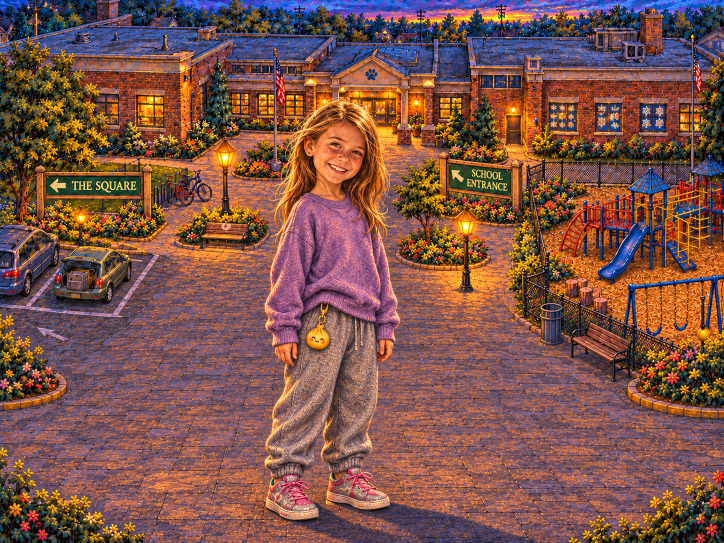
#> input picture tools/sprite-bake/src/grace-hero-scene-v1.png, 1448 x 1086 px (shown at 1/2 size)
$ python cut_grace_hero.py
#> lines starting #> are read from the running program, lines starting #| are printed output that depends on the picture; after the words box and inside, x2 and y2 are one past the last pixel; in counts of white or black regions, pixels touching at a corner belong together
#!/usr/bin/env python3
"""Cuts Grace out of tools/sprite-bake/src/grace-hero-scene-v1.png (painted inside the school yard) with GrabCut.
Writes tools/sprite-bake/src/grace-hero-cut-v1.png (RGBA, transparent background) and tools/shots/grace-cut-*.png (previews).
Usage: python3 tools/cut_grace_hero.py"""
import os, cv2, numpy as np
from PIL import Image
R = os.path.dirname(os.path.dirname(os.path.abspath(__file__)))
src = cv2.imread(os.path.join(R, 'tools/sprite-bake/src/grace-hero-scene-v1.png'))
#> src is the input picture: shape (1086, 1448, 3); mean B, G, R 72.6, 83.9, 125.8
H, W = src.shape[:2]
#> H = 1086; W = 1448
# hand-traced envelope around her (source pixels); everything outside is sure background
ENV = [(590,200),(720,196),(785,255),(808,380),(806,520),(798,640),(768,720),(764,880),(797,990),(792,1048),(525,1048),(520,960),(516,900),(526,800),(533,700),(522,600),(532,480),(542,400),(560,300)]
env = np.zeros((H, W), np.uint8); cv2.fillPoly(env, [np.array(ENV, np.int32)], 255)
#> after `cv2.fillPoly(env, [np.array(ENV, np.int32)], 255)`:
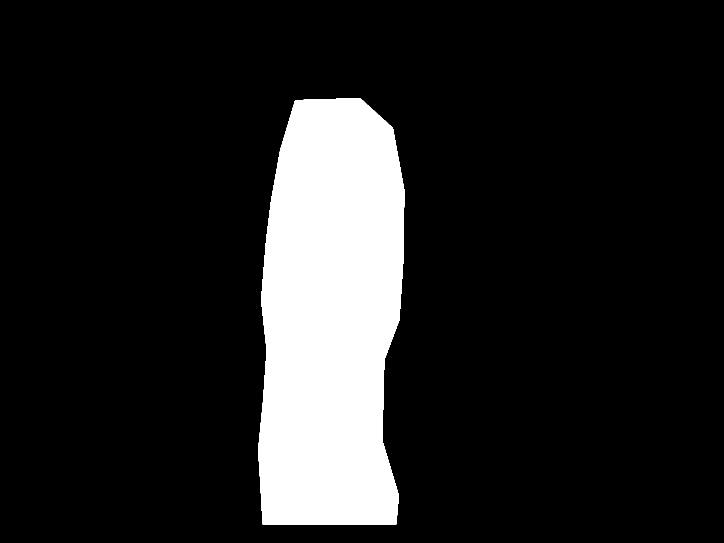
#> env: shape (1086, 1448) (shown at 1/2 size); 13.7% white; 1 white region, box (x1, y1, x2, y2) and area: (516, 196, 809, 1049) 215097
mask = np.full((H, W), cv2.GC_BGD, np.uint8)
mask[env > 0] = cv2.GC_PR_BGD
mask[(env > 0) & (np.arange(H)[:, None] < 540)] = cv2.GC_PR_FGD      # head, hair and sweatshirt: probably her
core = np.zeros((H, W), np.uint8)
for poly in [[(585,380),(700,380),(740,600),(560,640)],[(560,650),(750,650),(735,900),(575,900)],[(590,900),(660,900),(640,1010),(560,1020)],
             [(670,900),(740,900),(770,1000),(680,1010)],[(640,230),(720,230),(720,350),(640,350)],[(560,560),(610,560),(560,740),(540,740)],[(750,560),(790,560),(780,700),(760,700)]]:
    cv2.fillPoly(core, [np.array(poly, np.int32)], 255)
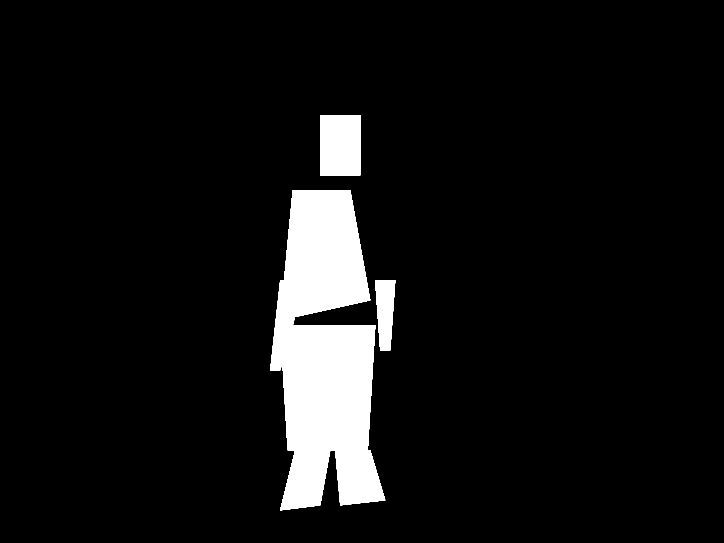
#> core: shape (1086, 1448) (shown at 1/2 size); 7.3% white; 3 white regions, box (x1, y1, x2, y2) and area: (540, 380, 771, 1021) 100043, (640, 230, 721, 351) 9801, (750, 560, 791, 701) 4371
mask[core > 0] = cv2.GC_FGD
# paving seen between her legs and shoes: sure background
for poly in [[(632,905),(650,905),(655,992),(640,992)]]:
    tmp = np.zeros((H, W), np.uint8); cv2.fillPoly(tmp, [np.array(poly, np.int32)], 255); mask[(tmp > 0) & (core == 0)] = cv2.GC_BGD
#> mask: shape (1086, 1448); min 0, max 3, mean 0.233
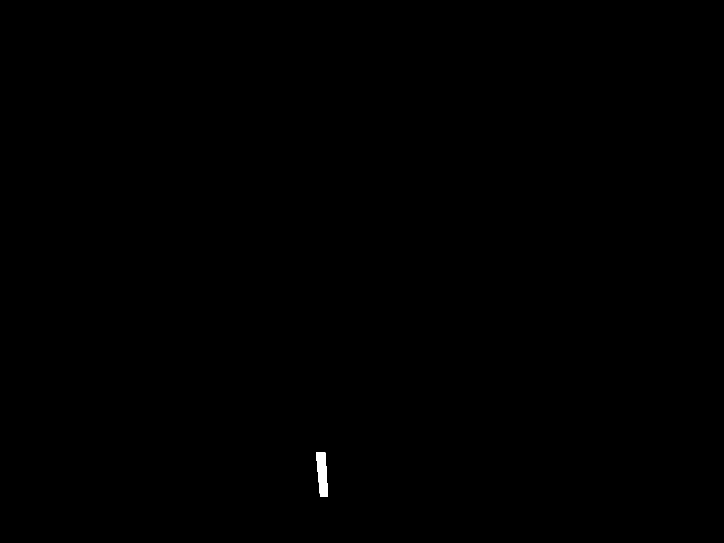
#> tmp: shape (1086, 1448) (shown at 1/2 size); 0.1% white; 1 white region, box (x1, y1, x2, y2) and area: (632, 905, 656, 993) 1540
bg = np.zeros((1, 65), np.float64); fg = np.zeros((1, 65), np.float64)
cv2.grabCut(src, mask, None, bg, fg, 8, cv2.GC_INIT_WITH_MASK)
m = ((mask == cv2.GC_FGD) | (mask == cv2.GC_PR_FGD)).astype(np.uint8) * 255
m = cv2.morphologyEx(m, cv2.MORPH_OPEN, np.ones((3, 3), np.uint8))
n, lab, st, _ = cv2.connectedComponentsWithStats(m)
#> n = 2
#> m: shape (1086, 1448); 10.3% white; 1 white region
big = 1 + np.argmax(st[1:, cv2.CC_STAT_AREA]); m = ((lab == big) * 255).astype(np.uint8)
#> after `big = 1 + np.argmax(st[1:, cv2.CC_STAT_AREA])`: big = 1
cnt, _ = cv2.findContours(m, cv2.RETR_EXTERNAL, cv2.CHAIN_APPROX_NONE); filled = np.zeros_like(m); cv2.drawContours(filled, cnt, -1, 255, -1); m = filled
#> after `cv2.drawContours(filled, cnt, -1, 255, -1)`: filled: shape (1086, 1448); 10.4% white; 1 white region, box (x1, y1, x2, y2) and area: (529, 212, 799, 1039) 163131
# below the hair, her clothes have clean edges: clip to a hand-traced outline (source pixels, about 3 px of margin)
LOW = [(526,540),(800,540),(802,640),(790,684),(790,720),(764,728),(762,760),(760,850),(752,900),(745,925),(742,945),(783,990),(782,1006),(776,1020),(710,1020),(672,1010),(655,1000),(652,930),(636,935),(636,990),(640,1030),(555,1030),(538,1004),(536,965),(534,920),(530,895),(542,850),(563,800),(572,748),(548,720),(547,692),(530,676)]
lowm = np.zeros((H, W), np.uint8); cv2.fillPoly(lowm, [np.array(LOW, np.int32)], 255)
#> after `cv2.fillPoly(lowm, [np.array(LOW, np.int32)], 255)`: lowm: shape (1086, 1448); 7.1% white; 1 white region, box (x1, y1, x2, y2) and area: (526, 540, 803, 1031) 111847
cv2.fillPoly(lowm, [np.array([(629, 922), (659, 922), (660, 946), (654, 962), (654, 987), (650, 1012), (636, 1012), (634, 1004), (620, 982), (616, 974), (605, 962), (608, 947)], np.int32)], 0)   # brick between the ankles
cv2.fillPoly(lowm, [np.array([(631, 880), (646, 880), (655, 907), (661, 924), (635, 924), (629, 902)], np.int32)], 0)   # more brick by the ankles
cv2.fillPoly(lowm, [np.array([(729, 904), (750, 904), (754, 937), (735, 940), (724, 932)], np.int32)], 0)   # more brick by the ankles
#> lowm: shape (1086, 1448); 6.9% white; 1 white region, box (x1, y1, x2, y2) and area: (526, 540, 803, 1031) 107995
lowm[:540] = 255
m = cv2.bitwise_and(m, lowm)
a = cv2.GaussianBlur(m, (0, 0), 0.8)
#> m: shape (1086, 1448); 9.9% white; 1 white region, box (x1, y1, x2, y2) and area: (530, 212, 799, 1031) 155370
rgba = np.dstack([cv2.cvtColor(src, cv2.COLOR_BGR2RGB), a])
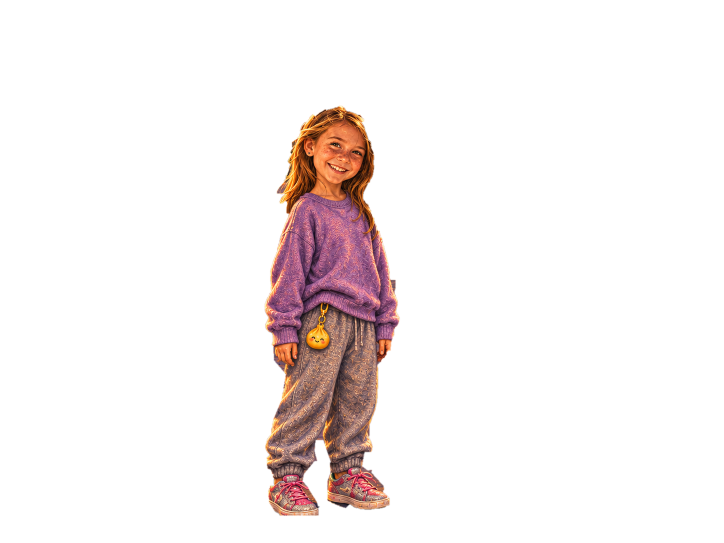
#> rgba: shape (1086, 1448, 4) (shown at 1/2 size); mean R, G, B, A 125.8, 83.9, 72.6, 25.2; transparent parts drawn white
out = os.path.join(R, 'tools/sprite-bake/src/grace-hero-cut-v1.png'); Image.fromarray(rgba).save(out)
os.makedirs(os.path.join(R, 'tools/shots'), exist_ok=True)
for name, col in [('magenta', (255, 0, 255)), ('gray', (110, 110, 110)), ('white', (255, 255, 255))]:
    bgc = np.zeros((H, W, 3), np.uint8); bgc[:] = col
    al = (a[..., None] / 255.0); comp = (rgba[..., :3] * al + bgc * (1 - al)).astype(np.uint8)
    ys, xs = np.where(m > 0); Image.fromarray(comp[max(ys.min()-15,0):ys.max()+15, max(xs.min()-15,0):xs.max()+15]).save(os.path.join(R, f'tools/shots/grace-cut-{name}.png'))
#> this loop made 3 passes
#> pass 1, `comp = (rgba[..., :3] * al + bgc * (1 - al)).astype(np.uint8)`:
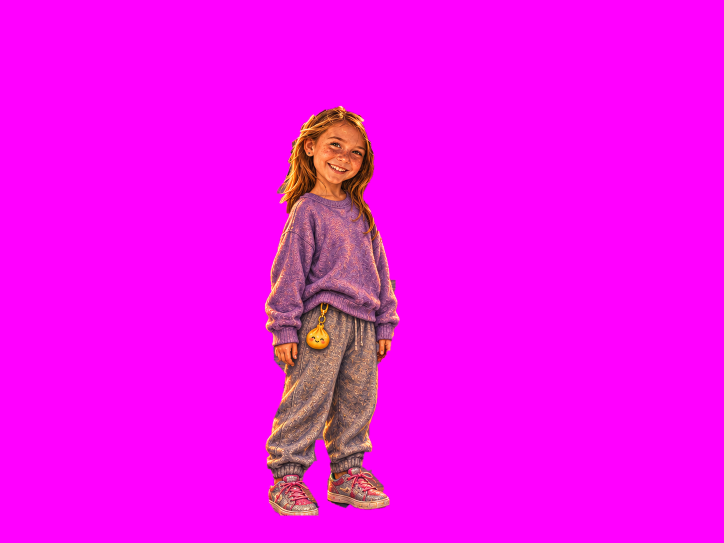
#> comp: shape (1086, 1448, 3) (shown at 1/2 size); mean R, G, B 245.7, 9.9, 239.2
#> pass 1, `ys, xs = np.where(m > 0)`:
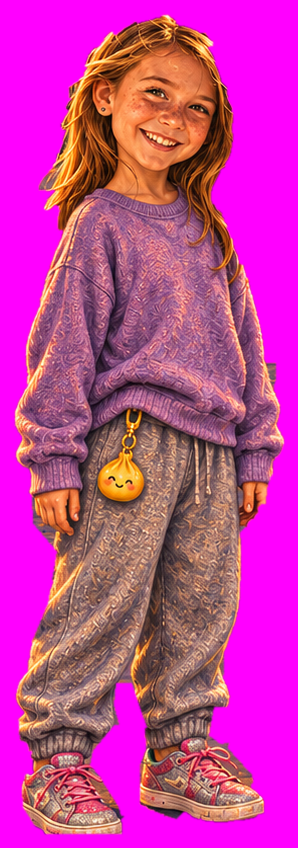
#> saved as grace-cut-magenta.png: PIL image 298x848 RGB; mean R, G, B 196.9, 61.6, 156.4
#> pass 2, `ys, xs = np.where(m > 0)`:
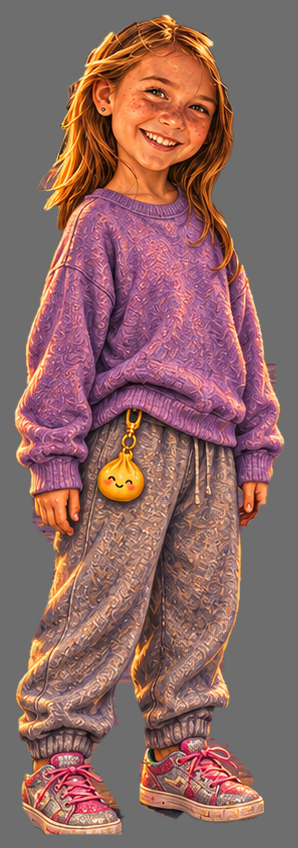
#> saved as grace-cut-gray.png: PIL image 298x848 RGB; mean R, G, B 141, 104, 100.6
#> after the loop: bgc: shape (1086, 1448, 3); every value is 255
print('bbox', xs.min(), ys.min(), xs.max(), ys.max(), 'wrote', out)
#| bbox 530 212 798 1030 wrote tools/sprite-bake/src/grace-hero-cut-v1.png
